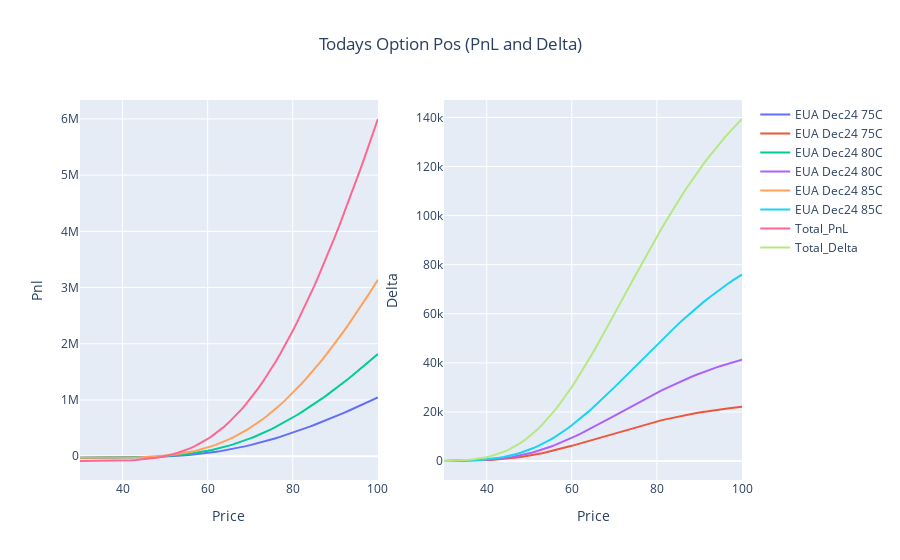

Notebook code for this chart:
### Markdown cell above
## Mid June

### Code cell
pnl_delta_plot(june_expiry)
